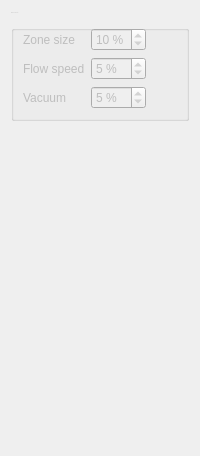
      <widget class="QWidget" name="page_4">
       <layout class="QVBoxLayout" name="verticalLayout_2">
        <item>
         <widget class="QGroupBox" name="groupBox">
          <property name="enabled">
           <bool>false</bool>
          </property>
          <property name="minimumSize">
           <size>
            <width>0</width>
            <height>50</height>
           </size>
          </property>
          <property name="font">
           <font>
            <pointsize>-1</pointsize>
           </font>
          </property>
          <property name="title">
           <string>Base increments</string>
          </property>
          <layout class="QGridLayout" name="gridLayout_4">
           <item row="0" column="1">
            <widget class="QSpinBox" name="spinBox_ds_increment">
             <property name="enabled">
              <bool>false</bool>
             </property>
             <property name="font">
              <font>
               <pointsize>9</pointsize>
              </font>
             </property>
             <property name="toolTip">
              <string>&lt;html&gt;&lt;head/&gt;&lt;body&gt;&lt;p&gt;Base zone size increment/decrement&lt;/p&gt;&lt;/body&gt;&lt;/html&gt;</string>
             </property>
             <property name="suffix">
              <string notr="true"> %</string>
             </property>
             <property name="prefix">
              <string notr="true"/>
             </property>
             <property name="minimum">
              <number>1</number>
             </property>
             <property name="maximum">
              <number>20</number>
             </property>
             <property name="value">
              <number>10</number>
             </property>
            </widget>
           </item>
           <item row="0" column="0">
            <widget class="QLabel" name="label_12">
             <property name="sizePolicy">
              <sizepolicy hsizetype="Minimum" vsizetype="Preferred">
               <horstretch>0</horstretch>
               <verstretch>0</verstretch>
              </sizepolicy>
             </property>
             <property name="font">
              <font>
               <pointsize>9</pointsize>
              </font>
             </property>
             <property name="text">
              <string>Zone size</string>
             </property>
            </widget>
           </item>
           <item row="0" column="2">
            <widget class="QLabel" name="label_23">
             <property name="text">
              <string/>
             </property>
            </widget>
           </item>
           <item row="2" column="0">
            <widget class="QLabel" name="label_14">
             <property name="sizePolicy">
              <sizepolicy hsizetype="Minimum" vsizetype="Preferred">
               <horstretch>0</horstretch>
               <verstretch>0</verstretch>
              </sizepolicy>
             </property>
             <property name="font">
              <font>
               <pointsize>9</pointsize>
              </font>
             </property>
             <property name="text">
              <string>Vacuum</string>
             </property>
            </widget>
           </item>
           <item row="1" column="1">
            <widget class="QSpinBox" name="spinBox_fs_increment">
             <property name="enabled">
              <bool>false</bool>
             </property>
             <property name="font">
              <font>
               <pointsize>9</pointsize>
              </font>
             </property>
             <property name="toolTip">
              <string>&lt;html&gt;&lt;head/&gt;&lt;body&gt;&lt;p&gt;Flow speed base increment/decrement&lt;/p&gt;&lt;/body&gt;&lt;/html&gt;</string>
             </property>
             <property name="suffix">
              <string notr="true"> %</string>
             </property>
             <property name="prefix">
              <string notr="true"/>
             </property>
             <property name="minimum">
              <number>1</number>
             </property>
             <property name="maximum">
              <number>20</number>
             </property>
             <property name="value">
              <number>5</number>
             </property>
            </widget>
           </item>
           <item row="1" column="0">
            <widget class="QLabel" name="label_13">
             <property name="sizePolicy">
              <sizepolicy hsizetype="Minimum" vsizetype="Preferred">
               <horstretch>0</horstretch>
               <verstretch>0</verstretch>
              </sizepolicy>
             </property>
             <property name="font">
              <font>
               <pointsize>9</pointsize>
              </font>
             </property>
             <property name="text">
              <string>Flow speed</string>
             </property>
            </widget>
           </item>
           <item row="2" column="1">
            <widget class="QSpinBox" name="spinBox_v_increment">
             <property name="enabled">
              <bool>false</bool>
             </property>
             <property name="font">
              <font>
               <pointsize>9</pointsize>
              </font>
             </property>
             <property name="toolTip">
              <string>&lt;html&gt;&lt;head/&gt;&lt;body&gt;&lt;p&gt;Base vacuum increment/decrement&lt;/p&gt;&lt;/body&gt;&lt;/html&gt;</string>
             </property>
             <property name="suffix">
              <string notr="true"> %</string>
             </property>
             <property name="prefix">
              <string notr="true"/>
             </property>
             <property name="minimum">
              <number>1</number>
             </property>
             <property name="maximum">
              <number>20</number>
             </property>
             <property name="value">
              <number>5</number>
             </property>
            </widget>
           </item>
          </layout>
          <zorder>label_14</zorder>
          <zorder>spinBox_v_increment</zorder>
          <zorder>label_13</zorder>
          <zorder>spinBox_fs_increment</zorder>
          <zorder>label_12</zorder>
          <zorder>spinBox_ds_increment</zorder>
          <zorder>label_23</zorder>
         </widget>
        </item>
        <item>
         <spacer name="verticalSpacer_9">
          <property name="orientation">
           <enum>Qt::Vertical</enum>
          </property>
          <property name="sizeHint" stdset="0">
           <size>
            <width>20</width>
            <height>324</height>
           </size>
          </property>
         </spacer>
        </item>
       </layout>
      </widget>
